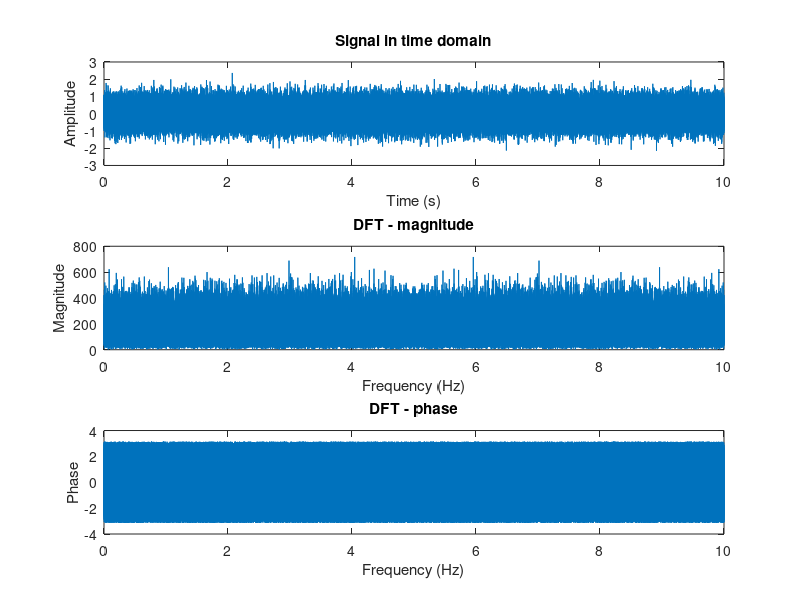

This chart was generated by the following MATLAB code:
clear; close all; clc;

fs = 16000; % Sampling frequency in Hz
rmsVal = 0.5; % RMS value
N = 40*4000; % Number of samples

signalTime = randn(1, N); % Generate a random signal
signalTime = signalTime*rmsVal/rms(signalTime); % Normalize the signal

save('aperiodicNoiseSignal.mat', 'signalTime');

figure;
subplot(3, 1, 1);
plot((0:length(signalTime)-1)/fs, signalTime);
title('Signal in time domain');
xlabel('Time (s)');
ylabel('Amplitude');
subplot(3, 1, 2);
plot((0:length(signalTime)-1)/fs, abs(fft(signalTime)));
title('DFT - magnitude');
xlabel('Frequency (Hz)');
ylabel('Magnitude');
subplot(3, 1, 3);
plot((0:length(signalTime)-1)/fs, angle(fft(signalTime)));
title('DFT - phase');
xlabel('Frequency (Hz)');
ylabel('Phase');

